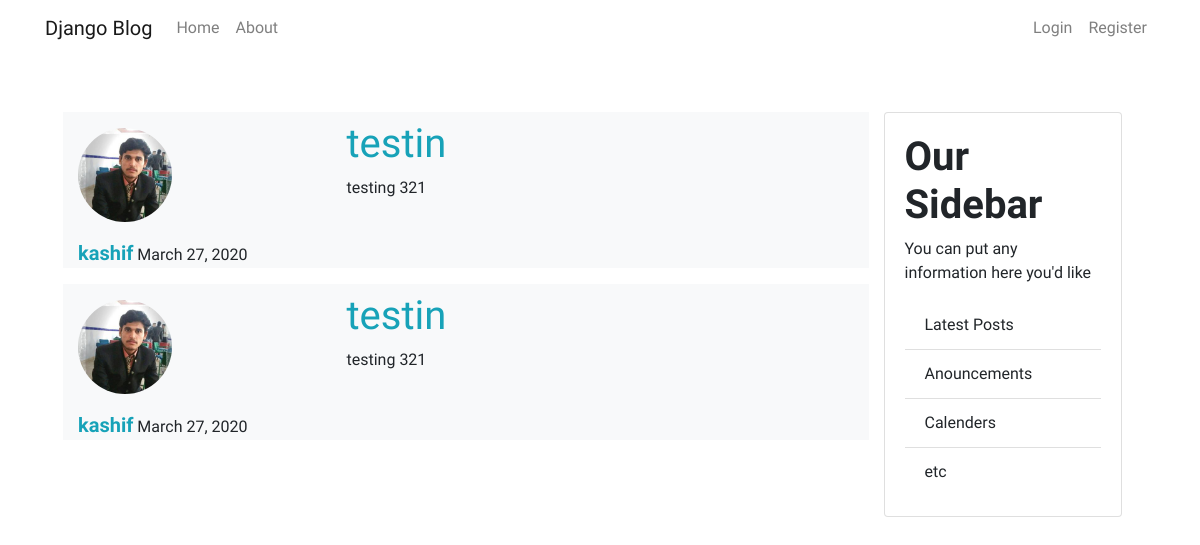
The app's page /, older data.
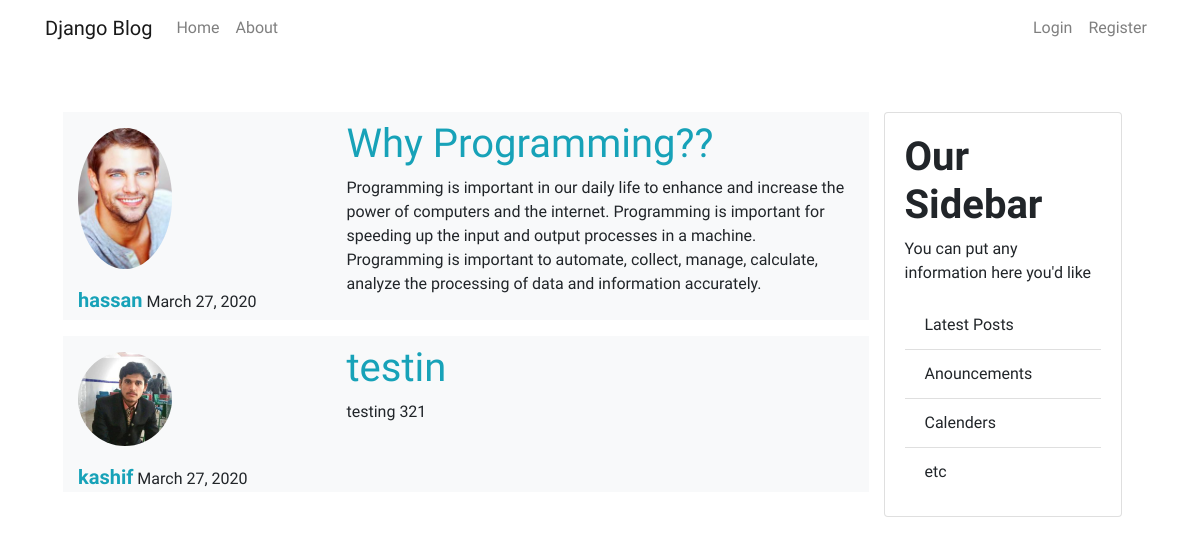
The same page, newer data.
### blog/models.py (models this page shows, shortened)
class Post(models.Model):
    title = models.CharField(max_length=200)
    content = models.TextField()
    date_posted = models.DateTimeField(default=timezone.now)
    author      = models.ForeignKey(User,on_delete=models.CASCADE)

### users/models.py (models this page shows, shortened)
class Profile(models.Model):
    user  = models.OneToOneField(User,on_delete=models.CASCADE)
    image = models.ImageField(default='azadari.png', upload_to='profile_pics')

### blog/views.py (the view)
# urls.py: path('',PostListView.as_view(), name="blog-home"),
class PostListView(ListView):
    model = Post
    template_name = 'blog/home.html' #app/model_viewtype.html like blog/post_list.html
    context_object_name = 'posts'
    ordering = ['-date_posted']
    paginate_by = 2

### blog/templates/blog/home.html (shortened to what this page needs)
{% extends 'blog/base.html' %}
{% block content %}
  {% for post in posts %}
    <div class="bg-light mt-3 row" >
      <div class="col-12 col-sm-4 col-md-4 col-lg-4 mt-3" >
          <img src="{{post.author.profile.image.url }}" alt="" class="img-fluid rounded-circle" width="94" height="66">
          <div class="mt-3">
            <strong class="text-info " >{{ post.author }}</strong>  {{ post.date_posted|date:'F d, Y' }}
          </div>
      </div>
      <div class=" pb-2 pt-2 col-12 col-sm-8 col-md-8 col-lg-8">
        <h1><a class="text-info text-lg" href="{% url 'post-detail' post.id %}">{{ post.title }}</a></h1>
        <p>{{post.content}}</p>
      </div>
    </div>
  {% endfor %}
{% endblock content %}

Row changes from the older to the newer data that the page shows:
no longer on this page (row unchanged): Post: author.profile.image (picture), author "kashif", date_posted "March 27, 2020", title "testin", content "testing 321"
added Post: author.profile.image (picture), author "hassan", date_posted "March 27, 2020", title "Why Programming??", content "Programming is important in our daily life to enhance and increase the power of computers and the internet. Programming is important for speeding up the input and output processes in a machine. Programming is important to automate, collect, manage, calculate, analyze the processing of data and information accurately."
